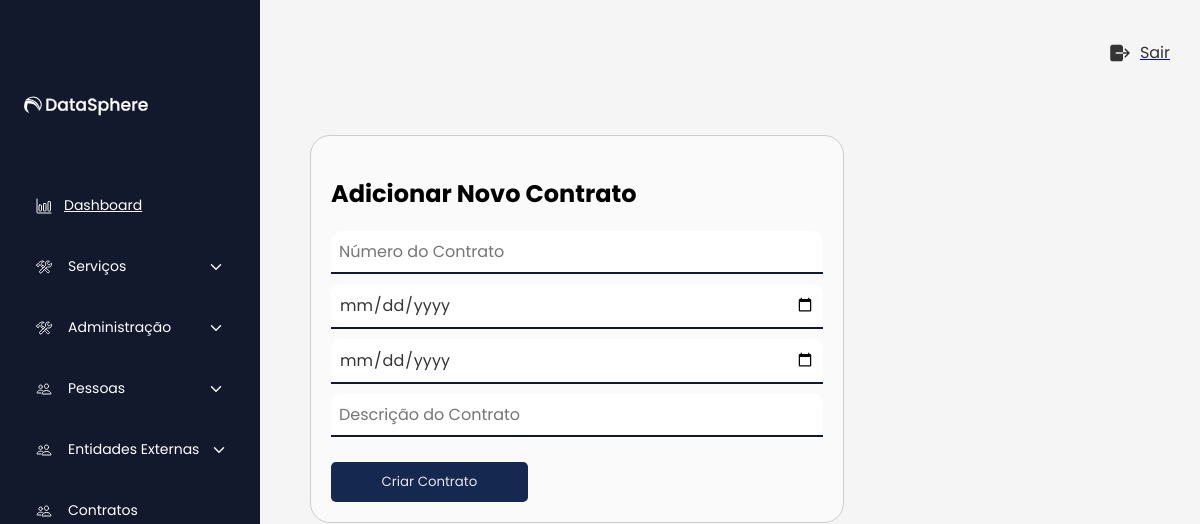
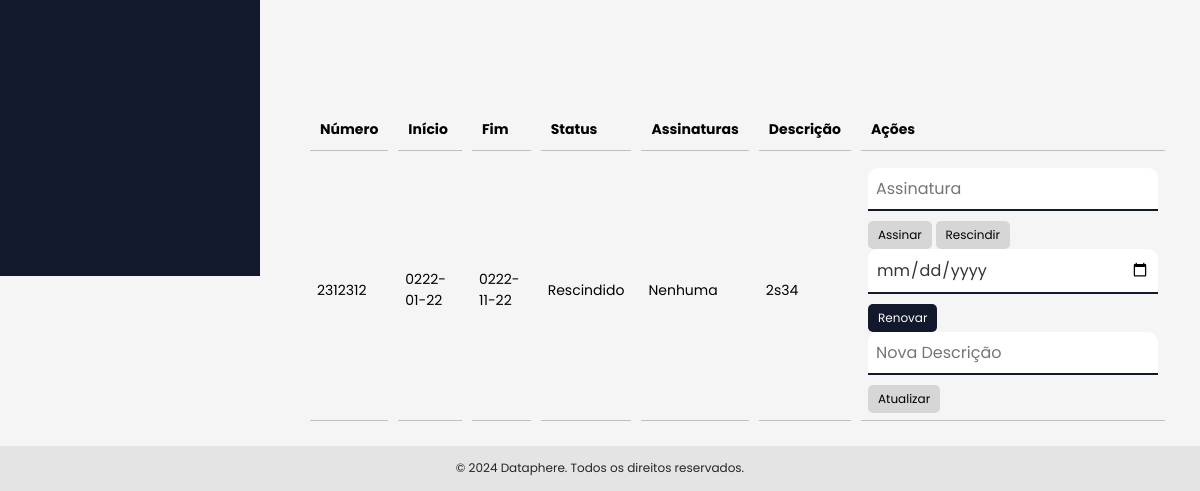
Page /contratos on the earlier database version (2 pictures, top to bottom).
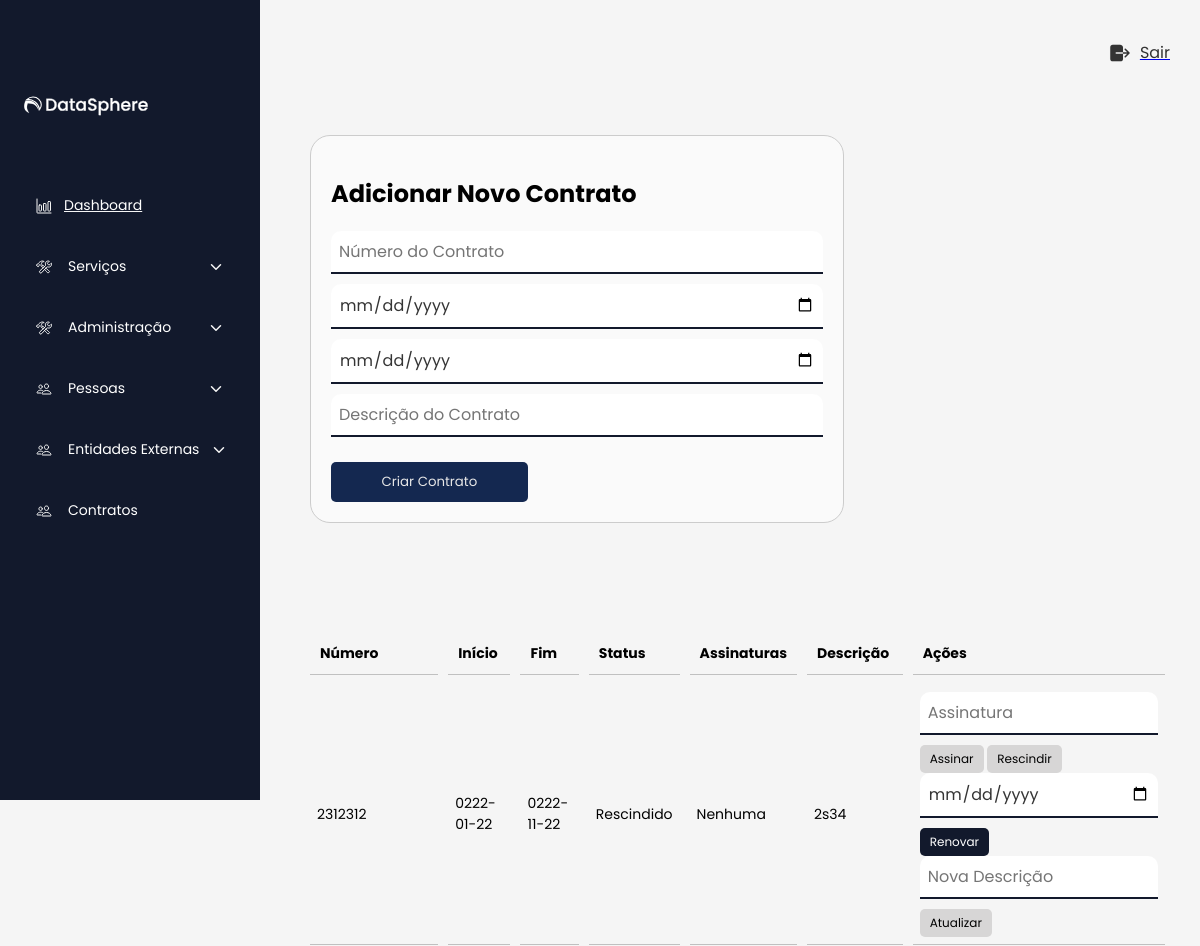
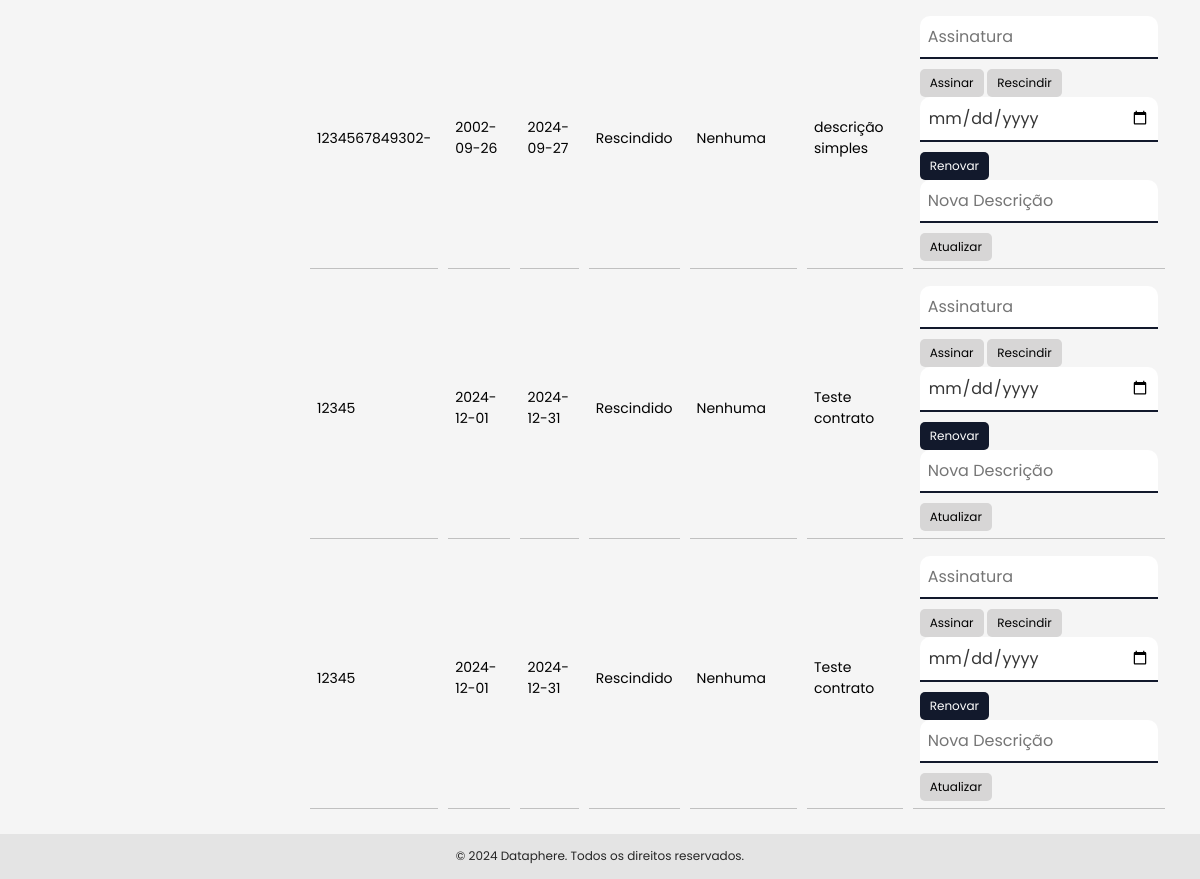
Same page on the later database version (2 pictures, top to bottom).
### contratos.py (models this page shows, shortened)
class Contrato(db.Model):
    id = db.Column(db.Integer, primary_key=True)
    numero_contrato = db.Column(db.String(50), nullable=False)
    data_inicio = db.Column(db.String(10), nullable=False)
    data_fim = db.Column(db.String(10), nullable=False)
    assinaturas = db.Column(db.String(100), nullable=True)
    status_contrato = db.Column(db.Boolean, default=False)
    descricao_contrato = db.Column(db.Text, nullable=True)

### app.py (the view)
@app.route('/contratos')
def contratos():
    contratos = Contrato.query.all()
    return render_template('contratos.html', contratos=contratos)

### templates/contratos.html (shortened to what this page needs)
{% extends 'base.html' %}
{% block content %}
<div class="empresa-parecira2">
    <div class="formulario-serviço3">
        <form action="{{ url_for('adicionar_contrato') }}" method="POST" >
            <h2>Adicionar Novo Contrato</h2>
            <input type="text" name="numero_contrato" placeholder="Número do Contrato" required>
            <input type="date" name="data_inicio" placeholder="Data de Início" required>
            <input type="date" name="data_fim" placeholder="Data de Fim" required>
            <input type="text" name="descricao_contrato" placeholder="Descrição do Contrato" required>
            <button type="submit" class="btn-primary3">Criar Contrato</button>
        </form>
    </div>
    <div class="tabela-fun2">
        <table  style="width: 100%; margin-top: 20px;">
            <thead>
                <tr>
                    <th>Número</th>
                    <th>Início</th>
                    <th>Fim</th>
                    <th>Status</th>
                    <th>Assinaturas</th>
                    <th>Descrição</th>
                    <th>Ações</th>
                </tr>
            </thead>
            <tbody>
                {% for contrato in contratos %}
                <tr>
                    <td>{{ contrato.numero_contrato }}</td>
                    <td>{{ contrato.data_inicio }}</td>
                    <td>{{ contrato.data_fim }}</td>
                    <td>{{ 'Ativo' if contrato.status_contrato else 'Rescindido' }}</td>
                    <td>{{ contrato.assinaturas or 'Nenhuma' }}</td>
                    <td>{{ contrato.descricao_contrato }}</td>
                    <td>
                        <form action="{{ url_for('assinar', id=contrato.id) }}" method="POST" style="display:inline;">
                            <input type="text" name="assinatura" placeholder="Assinatura">
                            <button type="submit"class="teblea-btn">Assinar</button>
                        </form>
                        <form action="{{ url_for('rescindir', id=contrato.id) }}" method="POST" style="display:inline;">
                            <button type="submit"class="teblea-btn">Rescindir</button>
                        </form>
                        <form action="{{ url_for('renovar', id=contrato.id) }}" method="POST" style="display:inline;">
                            <input type="date" name="nova_data_fim" placeholder="Nova Data de Fim">
                            <button type="submit"class="teblea-btn btn-tablea-esp">Renovar</button>
                        </form>
                        <form action="{{ url_for('atualizar', id=contrato.id) }}" method="POST" style="display:inline;">
                            <input type="text" name="nova_descricao" placeholder="Nova Descrição">
                            <button type="submit"class="teblea-btn">Atualizar</button>
                        </form>
                    </td>
                </tr>
                {% endfor %}
            </tbody>
        </table>
    </div>
</div>
{% endblock %}

Differences in the rows shown:
added Contrato: numero_contrato "1234567849302-", data_inicio "2002-09-26", data_fim "2024-09-27", status_contrato "Rescindido", assinaturas "Nenhuma", descricao_contrato "descrição simples"
added Contrato: numero_contrato "12345", data_inicio "2024-12-01", data_fim "2024-12-31", status_contrato "Rescindido", assinaturas "Nenhuma", descricao_contrato "Teste contrato"
added Contrato: numero_contrato "12345", data_inicio "2024-12-01", data_fim "2024-12-31", status_contrato "Rescindido", assinaturas "Nenhuma", descricao_contrato "Teste contrato"
